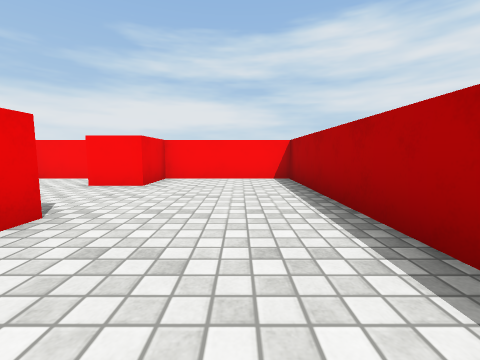
View 1 (above)

12 first-person views from a walk through a 3-D level made in the Unity game engine. The camera is 0.62 m above the floor, tilts 6° down and sees 90° across. The floor is counted in squares, 1 m on a side. Each view is taken from the middle of a square. On the plan, view 1 faces up. The plan holds only what a view shows up to about 9 squares ahead; the rest is blank. The place goes on beyond the plan. The player is left out. Surface patterns are stand-ins for the level's own textures.

View 2
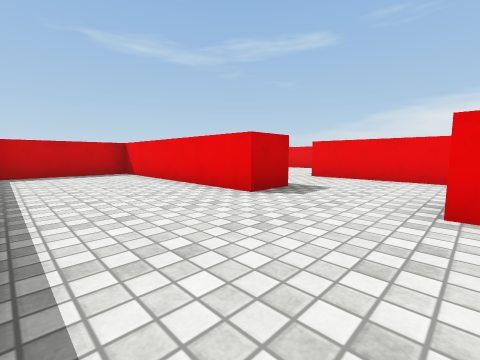

View 3
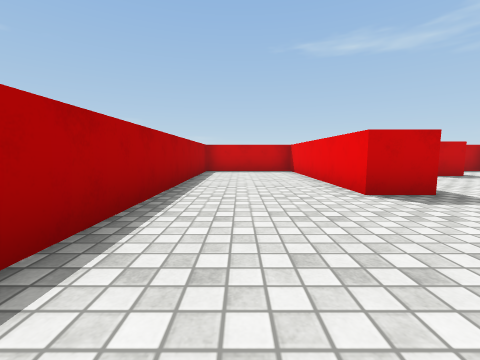

View 4
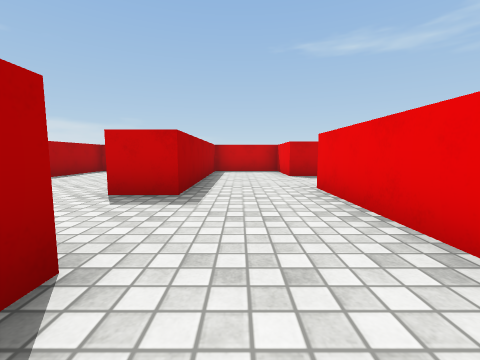

View 5
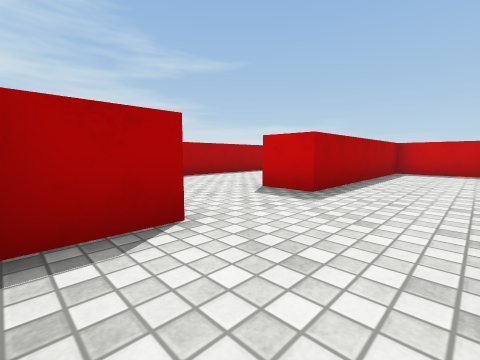

View 6
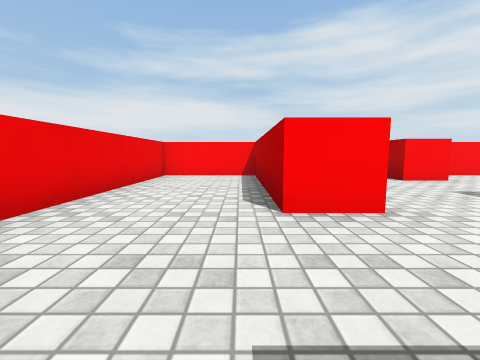

View 7
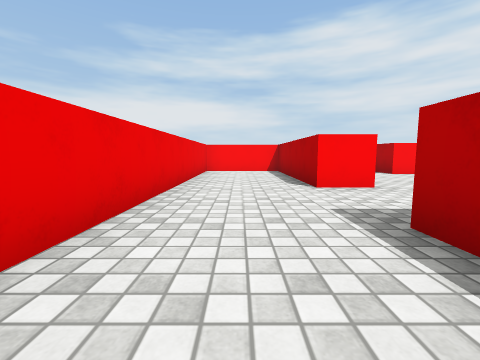

View 8
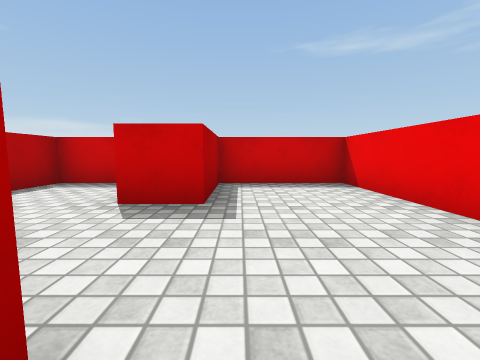

View 9
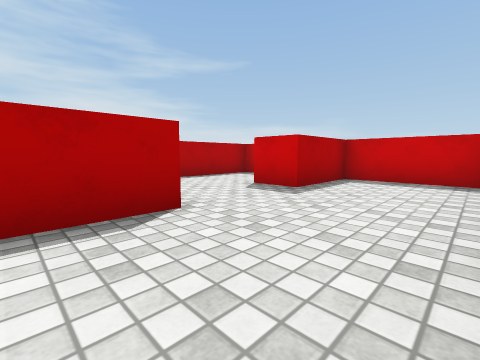

View 10
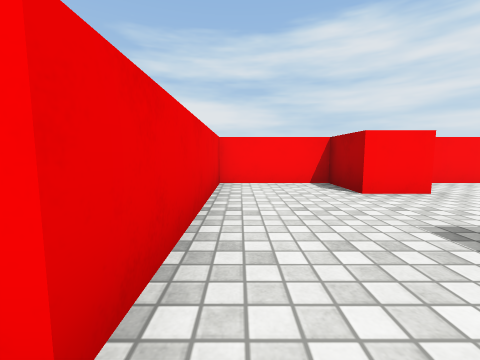

View 11
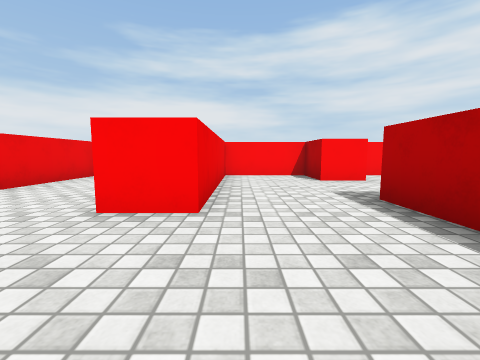

View 12
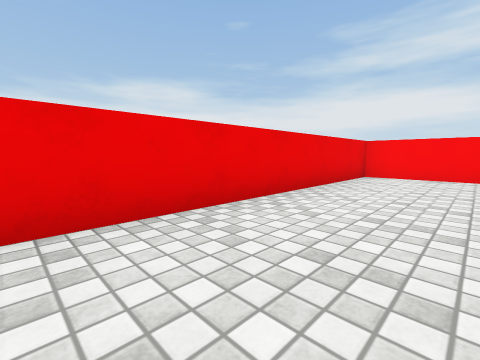

### Floor plan
Ten units are one square. View 1 is at (0, 0); x grows to the right and y downward. Boxes are objects, and circles mark ways between rooms. Rooms are numbered by the first view taken in them; rooms with no view inside come last. Other rooms are left out.
<svg viewBox="-98 -70 116 108">
<path fill="none" stroke="#000" d="M-30 -23 -20 -23 -20 33 10 33M13 31 13 -63 -54 -63 -54 -15M-54 -15 -65 -15 -65 -63 -93 -63 -93 33 -65 33 -65 29M-50 33 -30 33 -30 -23"/>
<rect x="-35" y="-65" width="20" height="20" fill="#bbb"><title>other object</title></rect>
<circle cx="-45" cy="-20" r="3" fill="#2a7"/>
<text x="-10" y="-30">1</text>
<text x="-70" y="-10">2</text>
</svg>
Room 1 opens to room 2.

Where each view was taken, in squares from view 1:
view 1: 0 up, 0 right, facing up
view 2: 5 up, 1 right, facing down-left
view 3: 6 up, 0 right, facing down
view 4: 6 up, 4 left, facing down
view 5: 6 up, 5 left, facing down-right
view 6: 1 down, 7 left, facing up
view 7: 3 down, 8 left, facing up
view 8: 2 up, 7 left, facing down
view 9: 3 up, 9 left, facing down-right
view 10: 1 up, 5 left, facing up
view 11: 1 down, 5 left, facing up
view 12: 1 down, 7 left, facing up-left
